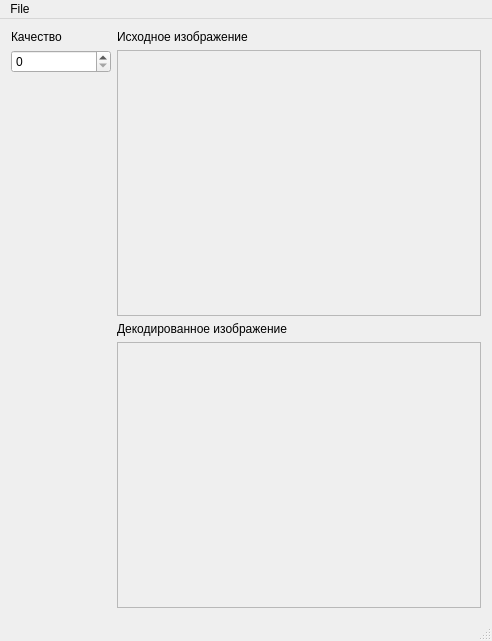
<?xml version="1.0" encoding="UTF-8"?>
<ui version="4.0">
 <class>MainWindow</class>
 <widget class="QMainWindow" name="MainWindow">
  <property name="geometry">
   <rect>
    <x>0</x>
    <y>0</y>
    <width>492</width>
    <height>641</height>
   </rect>
  </property>
  <property name="windowTitle">
   <string>MainWindow</string>
  </property>
  <widget class="QWidget" name="centralWidget">
   <layout class="QGridLayout" name="gridLayout_3">
    <item row="0" column="1">
     <widget class="QLabel" name="label_2">
      <property name="text">
       <string>Исходное изображение</string>
      </property>
     </widget>
    </item>
    <item row="3" column="1">
     <widget class="QScrollArea" name="scrollArea_2">
      <property name="widgetResizable">
       <bool>true</bool>
      </property>
      <widget class="QWidget" name="scrollAreaWidgetContents_2">
       <property name="geometry">
        <rect>
         <x>0</x>
         <y>0</y>
         <width>361</width>
         <height>255</height>
        </rect>
       </property>
       <layout class="QGridLayout" name="gridLayout_2">
        <property name="leftMargin">
         <number>0</number>
        </property>
        <property name="topMargin">
         <number>0</number>
        </property>
        <property name="rightMargin">
         <number>0</number>
        </property>
        <property name="bottomMargin">
         <number>0</number>
        </property>
        <item row="0" column="0">
         <widget class="QCanvas" name="cvDecoded" native="true"/>
        </item>
       </layout>
      </widget>
     </widget>
    </item>
    <item row="1" column="1">
     <widget class="QScrollArea" name="scrollArea">
      <property name="widgetResizable">
       <bool>true</bool>
      </property>
      <widget class="QWidget" name="scrollAreaWidgetContents">
       <property name="geometry">
        <rect>
         <x>0</x>
         <y>0</y>
         <width>361</width>
         <height>256</height>
        </rect>
       </property>
       <layout class="QGridLayout" name="gridLayout">
        <property name="leftMargin">
         <number>0</number>
        </property>
        <property name="topMargin">
         <number>0</number>
        </property>
        <property name="rightMargin">
         <number>0</number>
        </property>
        <property name="bottomMargin">
         <number>0</number>
        </property>
        <item row="0" column="0">
         <widget class="QCanvas" name="cvOrigin" native="true"/>
        </item>
       </layout>
      </widget>
     </widget>
    </item>
    <item row="2" column="1">
     <widget class="QLabel" name="label_3">
      <property name="text">
       <string>Декодированное изображение</string>
      </property>
     </widget>
    </item>
    <item row="0" column="0" rowspan="4">
     <widget class="QWidget" name="widget" native="true">
      <property name="minimumSize">
       <size>
        <width>100</width>
        <height>0</height>
       </size>
      </property>
      <layout class="QVBoxLayout" name="verticalLayout">
       <property name="leftMargin">
        <number>0</number>
       </property>
       <property name="topMargin">
        <number>0</number>
       </property>
       <property name="rightMargin">
        <number>0</number>
       </property>
       <property name="bottomMargin">
        <number>0</number>
       </property>
       <item>
        <widget class="QLabel" name="label">
         <property name="text">
          <string>Качество</string>
         </property>
        </widget>
       </item>
       <item>
        <widget class="QSpinBox" name="spbQuality">
         <property name="minimum">
          <number>0</number>
         </property>
         <property name="maximum">
          <number>255</number>
         </property>
        </widget>
       </item>
       <item>
        <spacer name="verticalSpacer">
         <property name="orientation">
          <enum>Qt::Vertical</enum>
         </property>
         <property name="sizeHint" stdset="0">
          <size>
           <width>20</width>
           <height>40</height>
          </size>
         </property>
        </spacer>
       </item>
      </layout>
     </widget>
    </item>
   </layout>
  </widget>
  <widget class="QMenuBar" name="menuBar">
   <property name="geometry">
    <rect>
     <x>0</x>
     <y>0</y>
     <width>492</width>
     <height>26</height>
    </rect>
   </property>
   <widget class="QMenu" name="menuFile">
    <property name="title">
     <string>File</string>
    </property>
    <addaction name="actionOpen"/>
   </widget>
   <addaction name="menuFile"/>
  </widget>
  <widget class="QStatusBar" name="statusBar"/>
  <action name="actionOpen">
   <property name="text">
    <string>Open</string>
   </property>
  </action>
 </widget>
 <layoutdefault spacing="6" margin="11"/>
 <customwidgets>
  <customwidget>
   <class>QCanvas</class>
   <extends>QWidget</extends>
   <header>QCanvas.hpp</header>
   <container>1</container>
  </customwidget>
 </customwidgets>
 <resources/>
 <connections/>
</ui>
